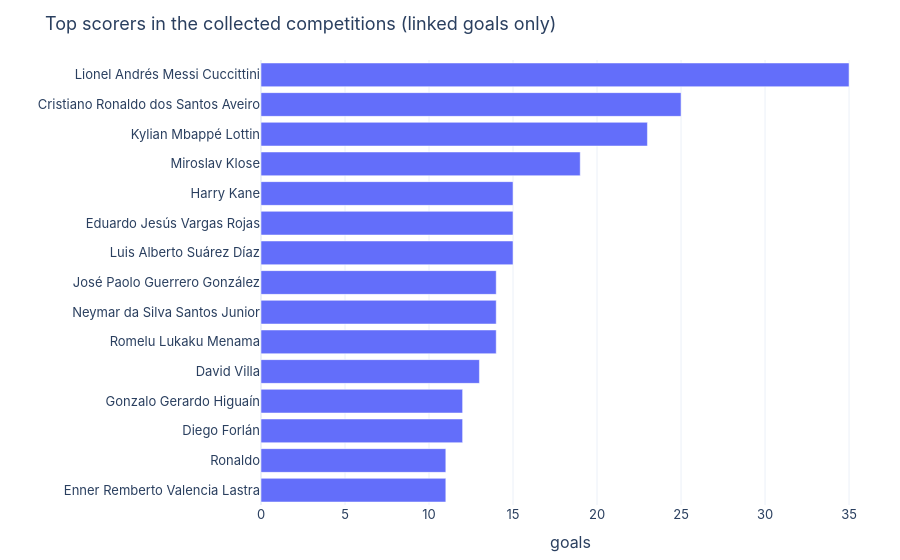

Notebook source saved alongside this figure:
### Code cell
F['C_top_scorers']

### Figure 1 — Plotly figure (JSON) as saved in the notebook; plotly's stock layout.template omitted (floating-point values rounded to 4 significant figures)
{"data": [{"hovertemplate": "goals=%{x}<br>=%{y}<extra></extra>", "legendgroup": "", "marker": {"color": "#636efa", "pattern": {"shape": ""}}, "name": "", "orientation": "h", "showlegend": false, "textposition": "auto", "type": "bar", "x": [11.0, 11.0, 12.0, 12.0, 13.0, 14.0, 14.0, 14.0, 15.0, 15.0, 15.0, 19.0, 23.0, 25.0, 35.0], "xaxis": "x", "y": ["Enner Remberto Valencia Lastra", "Ronaldo", "Diego Forlán", "Gonzalo Gerardo Higuaín", "David Villa", "Romelu Lukaku Menama", "Neymar da Silva Santos Junior", "José Paolo Guerrero González", "Luis Alberto Suárez Díaz", "Eduardo Jesús Vargas Rojas", "Harry Kane", "Miroslav Klose", "Kylian Mbappé Lottin", "Cristiano Ronaldo dos Santos Aveiro", "Lionel Andrés Messi Cuccittini"], "yaxis": "y"}], "layout": {"barmode": "relative", "font": {"family": "Inter, Segoe UI, sans-serif", "size": 13}, "legend": {"orientation": "h", "tracegroupgap": 0, "y": -0.2}, "margin": {"b": 50, "l": 60, "r": 20, "t": 60}, "title": {"text": "Top scorers in the collected competitions (linked goals only)"}, "xaxis": {"anchor": "y", "domain": [0.0, 1.0], "title": {"text": "goals"}}, "yaxis": {"anchor": "x", "domain": [0.0, 1.0], "title": {"text": ""}}}}
